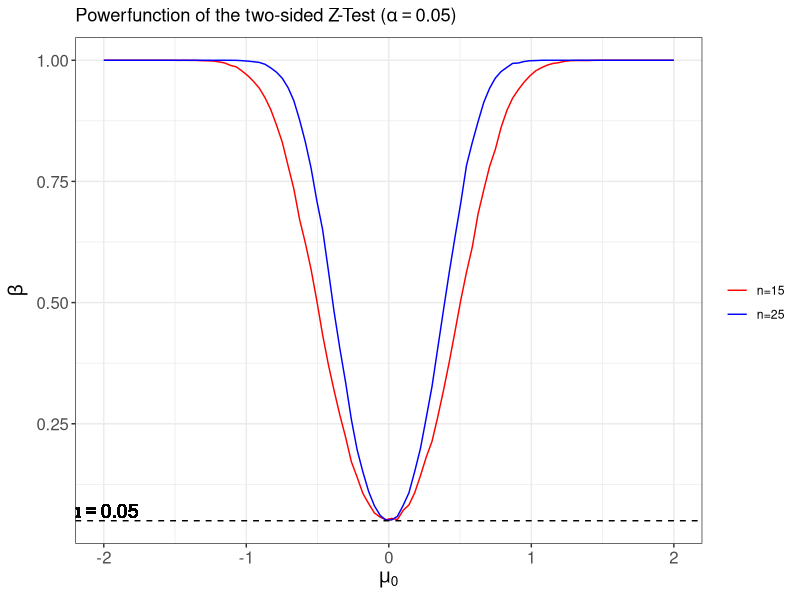

The R script that drew this image:
library(ggplot2)

## Define arguments:
mu<-seq(from = -2,to = 2, length.out = 100)
mu_0<-0
sigma<-1
R<-10000
D_mat <- matrix(NA, nrow = length(mu), ncol = R)

## Define function "D_MAT" in order to obtain full D_mat:
D_MAT <- function(n, mu, mu_0, sigma, R, D_mat) {
  for(j in 1:length(mu)){
    for (r in 1:R){
      #step 1
      Xvec <- rnorm (n, mu[j], sigma)
      #step 2
      Zobs<-sqrt(n)*mean(Xvec)-mu_0/sigma
      #step 3
      D_mat[j,r] <- as.integer(abs(Zobs)>1.96)
    }
  }
return(D_mat)
}
  
## Power Function for n=15:
D_mat_1 <- D_MAT(n=15, mu, mu_0, sigma, R, D_mat)
beta_1 <- apply(D_mat_1, 1, mean)

## Power Function for n=25:
D_mat_2 <- D_MAT(n=25, mu, mu_0, sigma, R, D_mat)
beta_2 <- apply(D_mat_2, 1, mean)

beta_df <- data.frame("mu"  = mu, "Beta1"  = beta_1, "Beta2"  = beta_2 )



P=ggplot(data = beta_df, aes(x=mu))+
  geom_line(aes(y=Beta1, color = "n=15")) +
  geom_line(aes(y=Beta2, color = "n=25")) + 
  scale_colour_manual("", 
                      breaks = c("n=15", "n=25"),
                      values = c("red", "blue"))+            
  geom_hline(yintercept = 0.05, lty=2) +
  geom_text(aes(x=-2, y=0.07, label='alpha==0.05'), parse=TRUE, size=5) +
  labs(title = expression(
    paste("Powerfunction of the two-sided Z-Test (",alpha==0.05,")")), 
    x = expression(paste(mu[0])),
    y = expression(paste(beta)), size=8)    +
  theme_bw() +
  theme(axis.text  = element_text(size=12),
        axis.title = element_text(size=14))
print(P)
